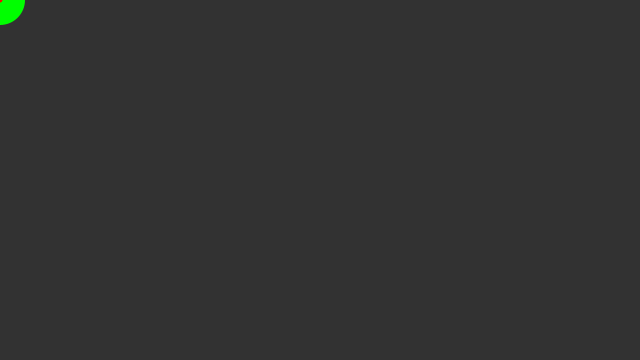
Frame 1 (no input)
Frame 60 (the mouse pressed at the canvas centre just before this capture): identical to frame 1, image omitted
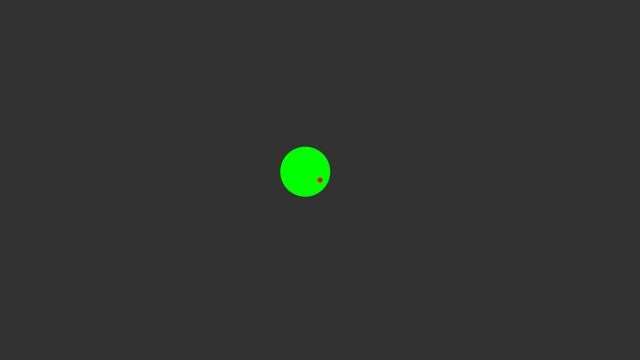
Frame 120 (the mouse held since frame 60 and released just before this capture)

The Processing sketch that drew these frames (run headless with seeded random() and noise(); from frame 60 on, the mouse is pressed at the canvas centre):

// Processing sketch: w05_10_smoothing_learp_destination
// ── w05_10_smoothing_learp_destination.pde
// IMA NYU Shanghai
// Kinetic Interfaces
// MOQN
// Sep 28 2016


float circleX, circleY, destX, destY;


void setup() {
  size(640, 360);
  noStroke();
}


void draw() {
  background(50);

  //circleX = circleX + (mouseX-circleX)*0.05;
  //circleY = circleY + (mouseY-circleY)*0.05;

  circleX = lerp(circleX, destX, 0.05);
  circleY = lerp(circleY, destY, 0.05);

  fill(0, 255, 0);
  ellipse(circleX, circleY, 50, 50);

  fill(255, 0, 0);
  ellipse(destX, destY, 5, 5);
}


void mousePressed() {
  destX = mouseX;
  destY = mouseY;
}
